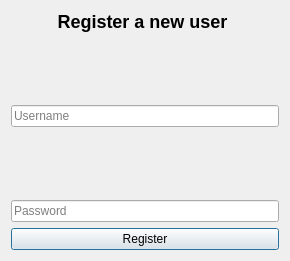
<?xml version="1.0" encoding="UTF-8"?>
<ui version="4.0">
 <class>registeruser</class>
 <widget class="QDialog" name="registeruser">
  <property name="geometry">
   <rect>
    <x>0</x>
    <y>0</y>
    <width>290</width>
    <height>261</height>
   </rect>
  </property>
  <property name="windowTitle">
   <string>Register</string>
  </property>
  <property name="windowIcon">
   <iconset resource="resorces.qrc">
    <normaloff>:/Icons/Pictures/cornerIcon.png</normaloff>:/Icons/Pictures/cornerIcon.png</iconset>
  </property>
  <layout class="QVBoxLayout" name="verticalLayout">
   <item>
    <widget class="QLabel" name="label">
     <property name="text">
      <string>&lt;html&gt;&lt;head/&gt;&lt;body&gt;&lt;p align=&quot;center&quot;&gt;&lt;span style=&quot; font-size:x-large; font-weight:600;&quot;&gt;Register a new user &lt;/span&gt;&lt;/p&gt;&lt;/body&gt;&lt;/html&gt;</string>
     </property>
    </widget>
   </item>
   <item>
    <spacer name="verticalSpacer">
     <property name="orientation">
      <enum>Qt::Vertical</enum>
     </property>
     <property name="sizeHint" stdset="0">
      <size>
       <width>20</width>
       <height>40</height>
      </size>
     </property>
    </spacer>
   </item>
   <item>
    <widget class="QLabel" name="labelUser">
     <property name="text">
      <string/>
     </property>
    </widget>
   </item>
   <item>
    <widget class="QLineEdit" name="lineEditUserName">
     <property name="placeholderText">
      <string>Username</string>
     </property>
    </widget>
   </item>
   <item>
    <spacer name="verticalSpacer_2">
     <property name="orientation">
      <enum>Qt::Vertical</enum>
     </property>
     <property name="sizeHint" stdset="0">
      <size>
       <width>20</width>
       <height>40</height>
      </size>
     </property>
    </spacer>
   </item>
   <item>
    <widget class="QLabel" name="labelPwd">
     <property name="text">
      <string/>
     </property>
    </widget>
   </item>
   <item>
    <widget class="QLineEdit" name="lineEditPassword">
     <property name="placeholderText">
      <string>Password</string>
     </property>
    </widget>
   </item>
   <item>
    <widget class="QPushButton" name="pushButtonRegister">
     <property name="text">
      <string>Register</string>
     </property>
    </widget>
   </item>
  </layout>
 </widget>
 <resources>
  <include location="resorces.qrc"/>
 </resources>
 <connections/>
</ui>
